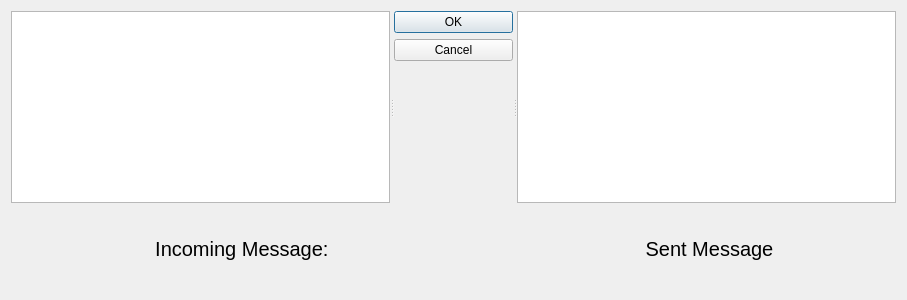
<?xml version="1.0" encoding="UTF-8"?>
<ui version="4.0">
 <class>SeeMes</class>
 <widget class="QDialog" name="SeeMes">
  <property name="geometry">
   <rect>
    <x>0</x>
    <y>0</y>
    <width>907</width>
    <height>300</height>
   </rect>
  </property>
  <property name="windowTitle">
   <string>Dialog</string>
  </property>
  <layout class="QGridLayout" name="gridLayout_2">
   <item row="1" column="0">
    <widget class="QLabel" name="label">
     <property name="font">
      <font>
       <pointsize>15</pointsize>
      </font>
     </property>
     <property name="text">
      <string>                          Incoming Message:</string>
     </property>
    </widget>
   </item>
   <item row="0" column="0" colspan="2">
    <widget class="QSplitter" name="splitter">
     <property name="orientation">
      <enum>Qt::Horizontal</enum>
     </property>
     <widget class="QListView" name="listView_InMes"/>
     <widget class="QDialogButtonBox" name="buttonBox">
      <property name="orientation">
       <enum>Qt::Vertical</enum>
      </property>
      <property name="standardButtons">
       <set>QDialogButtonBox::Cancel|QDialogButtonBox::Ok</set>
      </property>
     </widget>
     <widget class="QListView" name="listView_SeMes"/>
    </widget>
   </item>
   <item row="1" column="1">
    <widget class="QLabel" name="label_2">
     <property name="font">
      <font>
       <pointsize>15</pointsize>
      </font>
     </property>
     <property name="text">
      <string>                                  Sent Message</string>
     </property>
    </widget>
   </item>
  </layout>
 </widget>
 <resources/>
 <connections>
  <connection>
   <sender>buttonBox</sender>
   <signal>accepted()</signal>
   <receiver>SeeMes</receiver>
   <slot>accept()</slot>
   <hints>
    <hint type="sourcelabel">
     <x>248</x>
     <y>254</y>
    </hint>
    <hint type="destinationlabel">
     <x>157</x>
     <y>274</y>
    </hint>
   </hints>
  </connection>
  <connection>
   <sender>buttonBox</sender>
   <signal>rejected()</signal>
   <receiver>SeeMes</receiver>
   <slot>reject()</slot>
   <hints>
    <hint type="sourcelabel">
     <x>316</x>
     <y>260</y>
    </hint>
    <hint type="destinationlabel">
     <x>286</x>
     <y>274</y>
    </hint>
   </hints>
  </connection>
 </connections>
</ui>
